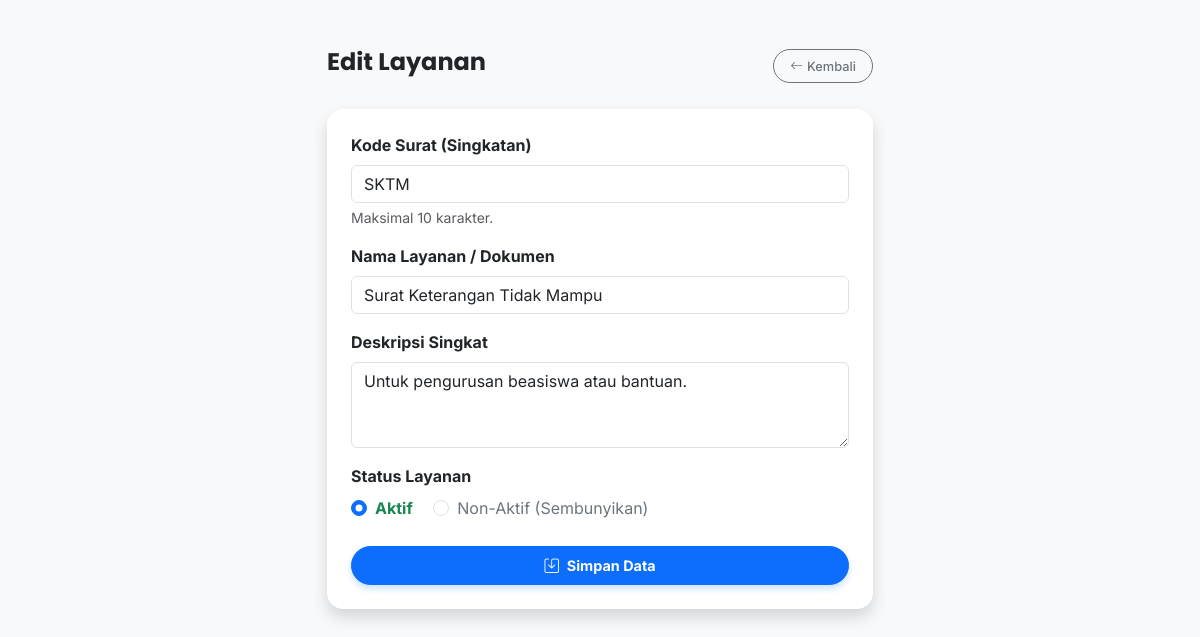
Page /views/admin/form_dokumen.php?id=2 (signed in) on the committed database.
### tables this page shows
CREATE TABLE `m_jenis_dokumen` (
  `id` int NOT NULL,
  `kode_surat` varchar(10) NOT NULL,
  `nama_dokumen` varchar(100) NOT NULL,
  `deskripsi` text,
  `is_active` tinyint(1) DEFAULT '1'
);

### helpers/helpers.php (called while the page is built, shortened)
<?php
function e($str) {
    return htmlspecialchars($str ?? '', ENT_QUOTES, 'UTF-8');
}
?>

### views/admin/form_dokumen.php (the view, shortened to what this page needs)
<?php
require_once '../../config/app.php';
$id = $_GET['id'] ?? null;
$data = null;
if ($id) {
    $stmt = $pdo->prepare("SELECT * FROM m_jenis_dokumen WHERE id = ?");
    $stmt->execute([$id]);
    $data = $stmt->fetch();
    $title = "Edit Layanan";
} else {
    $title = "Tambah Layanan Baru";
}
?>
<!DOCTYPE html>
<html lang="id">
<head>
    <link href="https://cdn.jsdelivr.net/npm/bootstrap@5.3.3/dist/css/bootstrap.min.css" rel="stylesheet">
    <link rel="stylesheet" href="https://cdn.jsdelivr.net/npm/bootstrap-icons@1.11.3/font/bootstrap-icons.min.css">
    <link rel="stylesheet" href="<?= BASE_URL ?>assets/css/main.css">
</head>
<body class="bg-light">
    <div class="container py-5">
        <div class="row justify-content-center">
            <div class="col-md-6">
                <div class="d-flex justify-content-between align-items-center mb-4">
                    <h4 class="fw-bold text-dark"><?= $title ?></h4>
                    <a href="master_dokumen.php" class="btn btn-sm btn-outline-secondary rounded-pill">
                        <i class="bi bi-arrow-left me-1"></i>Kembali
                    </a>
                </div>
                <div class="card shadow border-0 rounded-4">
                    <div class="card-body p-4">
                        <form action="<?= BASE_URL ?>actions/admin/simpan_dokumen.php" method="POST">
                            <div class="mb-3">
                                <label class="form-label fw-bold">Kode Surat (Singkatan)</label>
                                <input type="text" name="kode_surat" class="form-control text-uppercase" placeholder="Contoh: SKD, SKU" value="<?= e($data['kode_surat'] ?? '') ?>" required maxlength="10">
                                <div class="form-text">Maksimal 10 karakter.</div>
                            </div>
                            <div class="mb-3">
                                <label class="form-label fw-bold">Nama Layanan / Dokumen</label>
                                <input type="text" name="nama_dokumen" class="form-control" placeholder="Contoh: Surat Keterangan Domisili" value="<?= e($data['nama_dokumen'] ?? '') ?>" required>
                            </div>
                            <div class="mb-3">
                                <label class="form-label fw-bold">Deskripsi Singkat</label>
                                <textarea name="deskripsi" class="form-control" rows="3"><?= e($data['deskripsi'] ?? '') ?></textarea>
                            </div>
                            <div class="mb-4">
                                <label class="form-label fw-bold d-block">Status Layanan</label>
                                <div class="form-check form-check-inline">
                                    <input class="form-check-input" type="radio" name="is_active" id="aktif" value="1" <?= (!isset($data) || $data['is_active'] == 1) ? 'checked' : '' ?>>
                                    <label class="form-check-label text-success fw-bold" for="aktif">Aktif</label>
                                </div>
                                <div class="form-check form-check-inline">
                                    <input class="form-check-input" type="radio" name="is_active" id="nonaktif" value="0" <?= (isset($data) && $data['is_active'] == 0) ? 'checked' : '' ?>>
                                    <label class="form-check-label text-secondary" for="nonaktif">Non-Aktif (Sembunyikan)</label>
                                </div>
                            </div>
                            <div class="d-grid">
                                <button type="submit" class="btn btn-primary btn-lg fw-bold">
                                    <i class="bi bi-save me-2"></i>Simpan Data
                                </button>
                            </div>
                        </form>
                    </div>
                </div>
            </div>
        </div>
    </div>
</body>
</html>

### assets/css/main.css (style rules this page uses)
:root { --primary-color: #0d6efd; --primary-hover: #0b5ed7; --bg-body: #f8f9fa; --text-main: #212529; --card-radius: 16px; }
body { font-family: "Inter", sans-serif; background-color: var(--bg-body); color: var(--text-main); -webkit-font-smoothing: antialiased; }
h1, h2, h3, h4, h5, .navbar-brand { font-family: "Poppins", sans-serif; }
.card { border: none; border-radius: var(--card-radius); box-shadow: 0 4px 20px rgba(0, 0, 0, 0.03); transition: transform 0.2s ease, box-shadow 0.2s ease; background: #fff; overflow: hidden; }
.card-body { padding: 1.5rem; }
.btn { border-radius: 50px; padding: 0.5rem 1.2rem; font-weight: 500; font-size: 0.9rem; transition: all 0.2s; }
.btn-sm { padding: 0.4rem 1rem; font-size: 0.8rem; }
.btn-primary { background-color: var(--primary-color); border-color: var(--primary-color); box-shadow: 0 4px 6px rgba(13, 110, 253, 0.2); }

### rows in the picture
m_jenis_dokumen: kode_surat "SKTM", nama_dokumen "Surat Keterangan Tidak Mampu", deskripsi "Untuk pengurusan beasiswa atau bantuan.", is_active "☑ Aktif", is_active "☐ Non-Aktif (Sembunyikan)"

### other values in the picture
$title "Edit Layanan"
